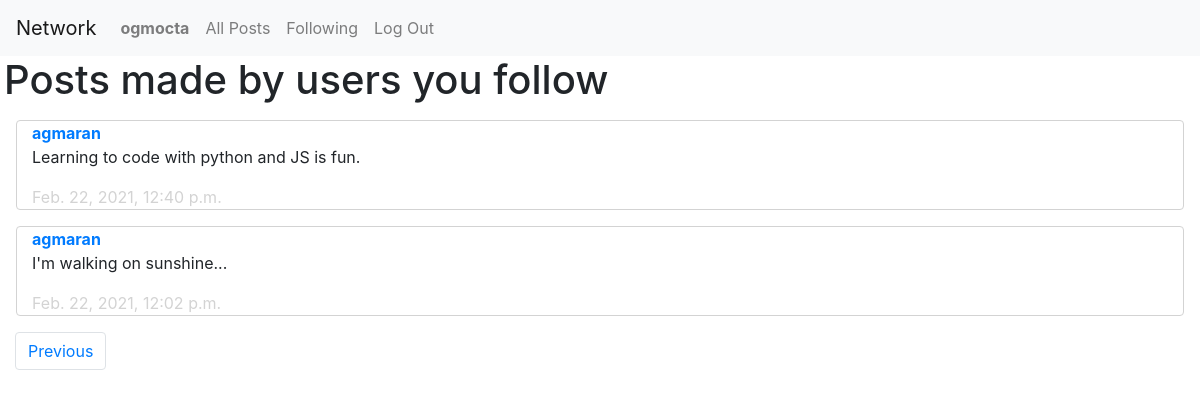
The app's page /2/following (signed in) with its own data.
### network/models.py (models this page shows, shortened)
class User(AbstractUser):
    pass

class Post(models.Model):
    poster = models.ForeignKey(
        User, on_delete=models.CASCADE, related_name="my_posts")
    content = models.TextField()
    timestamp = models.DateTimeField(auto_now_add=True)
    likes = models.ManyToManyField(
        User, related_name="liked_posts")

### network/views.py (the view)
# urls.py: path("<int:page_num>/following", views.following, name="following"),
def following(request, page_num):
    follows = Follow.objects.filter(follower=request.user)
    message = ''
    if not follows:
        message = "You don't follow any users."
    following = []
    for follow in follows:
        following.append(follow.following)
    posts = Post.objects.filter(poster__in=following)
    posts = posts.order_by("-timestamp").all()
    post_paginator = Paginator(posts, 10)
    page = post_paginator.get_page(page_num)
    if not posts and follows:
        message = "The users that you follow have not made any posts yet."
    return render(request, "network/following.html", {
        "page": page,
        "message": message
    })

### network/templates/network/following.html (shortened to what this page needs)
{% extends "network/layout.html" %}
{% load static %}
{% block body %}
<h1 class="ml-1">Posts made by users you follow</h1>
<div id="my-posts">
    {% for post in page.object_list %}
    <div data-post={{post.id}} class="container col-12 post">
        <a href="{% url 'profile' 1 post.poster %}"><strong>{{ post.poster }}</strong></a>
        <p>{{post.content}}</p>
        <div class="timestamp">{{post.timestamp}}</div>
    </div>
    {% endfor %}
</div>
<nav aria-label="Page navigation example" class="col-12">
    <ul class="pagination">
        {% if page.has_previous %}
        <li class="page-item pointer"><a class="page-link" href="{% url 'following' page.previous_page_number %}">Previous</a>
        </li>
        {% endif %}
    </ul>
</nav>
{% endblock %}

### network/templates/network/layout.html (shortened to what this page needs)
{% load static %}
<!DOCTYPE html>
<html lang="en">
<head>
    <link rel="stylesheet" href="https://stackpath.bootstrapcdn.com/bootstrap/4.4.1/css/bootstrap.min.css"
>
    <link rel="stylesheet" href="https://cdn.jsdelivr.net/npm/bootstrap-icons@1.4.0/font/bootstrap-icons.css">
    <link href="{% static 'network/styles.css' %}" rel="stylesheet">
</head>
<body>
    <nav class="navbar navbar-expand-lg navbar-light bg-light">
        <a class="navbar-brand" href="#">Network</a>
        <div>
            <ul class="navbar-nav mr-auto">
                {% if user.is_authenticated %}
                <li class="nav-item"><a class="nav-link" href="{% url 'profile' 1 user.username %}"><strong>{{ user.username }}</strong></a>
                </li>
                {% endif %}
                <li class="nav-item">
                    <a class="nav-link" href="{% url 'index' %}">All Posts</a>
                </li>
                {% if user.is_authenticated %}
                <li class="nav-item">
                    <a class="nav-link" href="{% url 'following' 1 %}">Following</a>
                </li>
                <li class="nav-item">
                    <a class="nav-link" href="{% url 'logout' %}">Log Out</a>
                </li>
                {% endif %}
            </ul>
        </div>
    </nav>
    <div class="body">
        {% block body %}
        {% endblock %}
    </div>
</body>
</html>

### network/static/network/styles.css (style rules this page uses)
.container { border: 0.1rem; border-color: lightgray; border-style: solid; margin: 1rem; width: auto; border-radius: 4px; }
.timestamp { color: lightgray; }
.pointer { cursor: pointer; }

### records on screen
User: username "ogmocta"
Post: poster "agmaran", content "Learning to code with python and JS is fun.", timestamp "Feb. 22, 2021, 12:40 p.m."
Post: poster "agmaran", content "I'm walking on sunshine...", timestamp "Feb. 22, 2021, 12:02 p.m."
